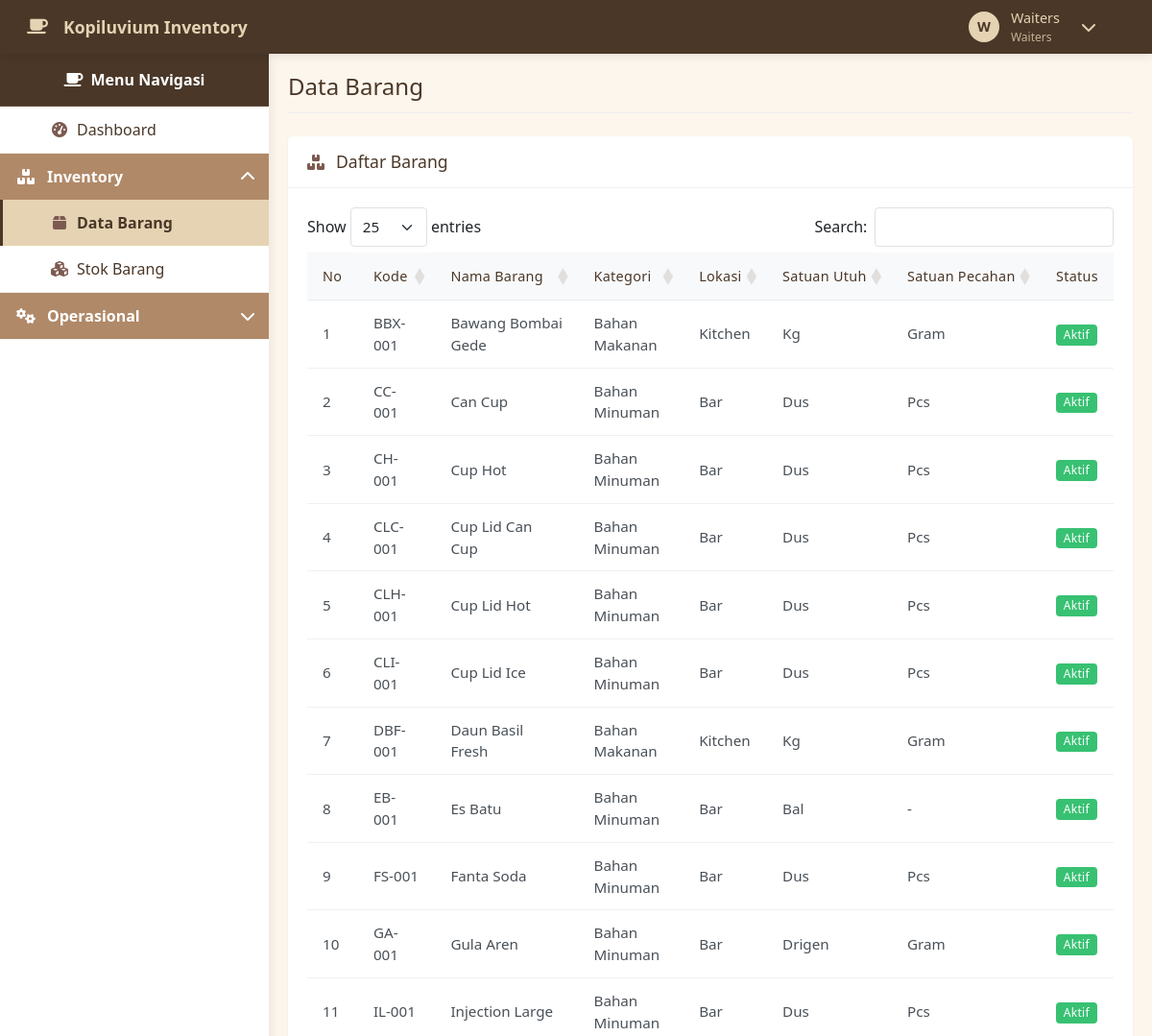
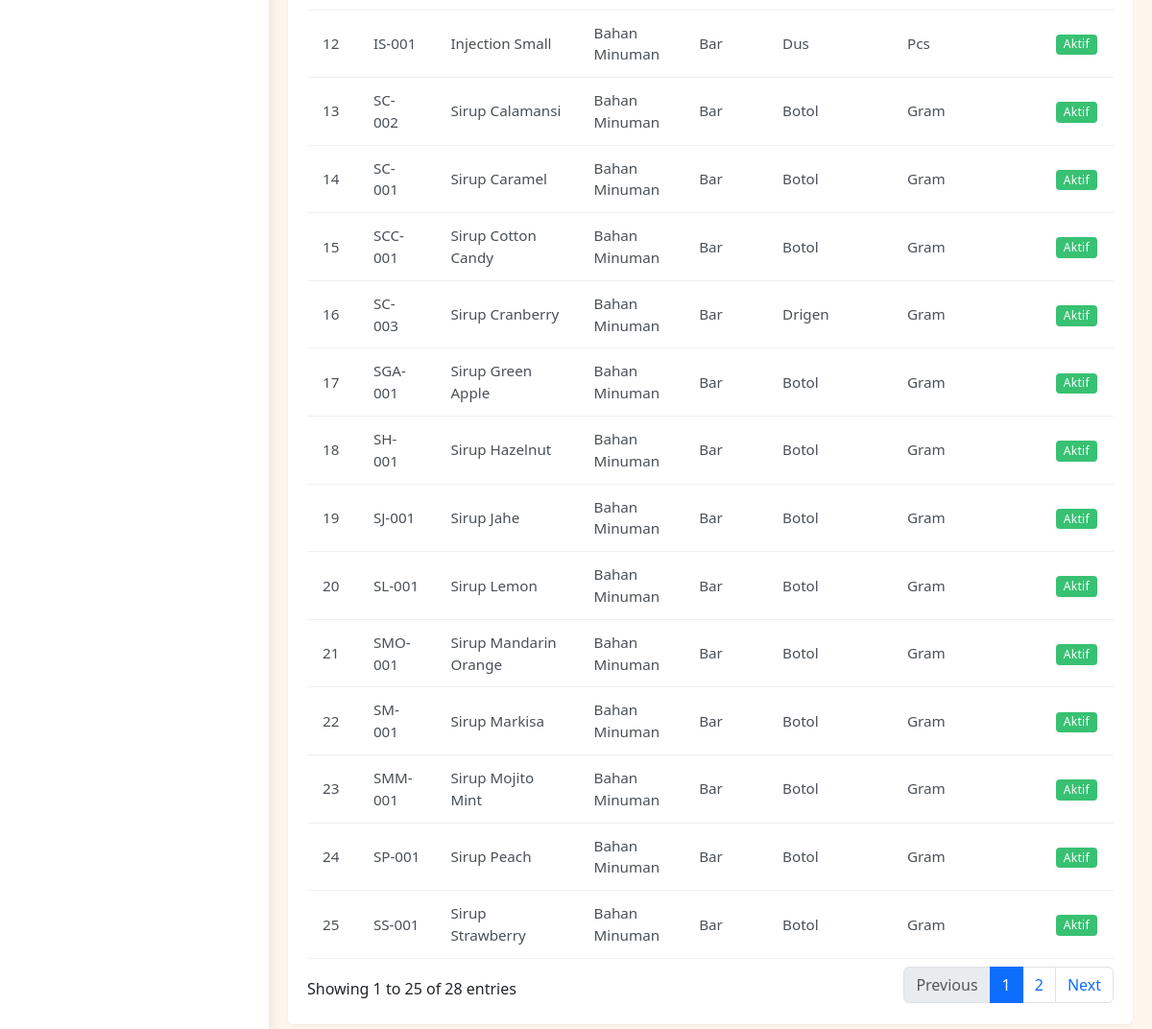
Screenshot of /modules/barang/index.php (signed in) with the database file from the repository (2 pictures, top to bottom).
### tables this page shows
CREATE TABLE `barang` (
  `id` int(11) NOT NULL,
  `kode_barang` varchar(20) DEFAULT NULL,
  `nama_barang` varchar(100) NOT NULL,
  `kategori_id` int(11) NOT NULL,
  `satuan_utuh_id` int(11) NOT NULL,
  `satuan_pecahan_id` int(11) DEFAULT NULL,
  `is_aktif` tinyint(1) DEFAULT 1,
  `created_at` timestamp NOT NULL DEFAULT current_timestamp(),
  `updated_at` timestamp NOT NULL DEFAULT current_timestamp() ON UPDATE current_timestamp()
);

CREATE TABLE `kategori_barang` (
  `id` int(11) NOT NULL,
  `nama_kategori` varchar(50) NOT NULL,
  `lokasi_id` int(11) NOT NULL,
  `deskripsi` text DEFAULT NULL,
  `created_at` timestamp NOT NULL DEFAULT current_timestamp(),
  `updated_at` timestamp NOT NULL DEFAULT current_timestamp() ON UPDATE current_timestamp()
);

CREATE TABLE `satuan` (
  `id` int(11) NOT NULL,
  `nama_satuan` varchar(20) NOT NULL,
  `deskripsi` varchar(100) DEFAULT NULL,
  `created_at` timestamp NOT NULL DEFAULT current_timestamp(),
  `updated_at` timestamp NOT NULL DEFAULT current_timestamp() ON UPDATE current_timestamp()
);

### modules/barang/index.php (the view, shortened to what this page needs)
<?php
$db = new Database();
$conn = $db->getConnection();
$query = "SELECT b.*, k.nama_kategori, su.nama_satuan as satuan_utuh, sp.nama_satuan as satuan_pecahan,
          GROUP_CONCAT(DISTINCT l.nama_lokasi ORDER BY l.nama_lokasi ASC SEPARATOR ', ') as lokasi
          FROM barang b
          LEFT JOIN kategori_barang k ON b.kategori_id = k.id
          LEFT JOIN satuan su ON b.satuan_utuh_id = su.id
          LEFT JOIN satuan sp ON b.satuan_pecahan_id = sp.id
          LEFT JOIN stock s ON b.id = s.barang_id
          LEFT JOIN lokasi l ON s.lokasi_id = l.id
          GROUP BY b.id
          ORDER BY b.nama_barang ASC";
$stmt = $conn->prepare($query);
$stmt->execute();
$barang_list = $stmt->fetchAll(PDO::FETCH_ASSOC);
include '../../includes/header.php';
?>
<div class="page-title">
    <h1>Data Barang</h1>
</div>
<div class="card">
    <div class="card-header">
        <i class="fas fa-boxes"></i>
        <span class="card-title">Daftar Barang</span>
    </div>
    <div class="card-body">
        <div class="table-responsive">
            <table class="table w-100 table-hover <?php echo !empty($barang_list) ? 'datatable' : ''; ?>">
                <thead>
                    <tr>
                        <th width="5%">No</th>
                        <th>Kode</th>
                        <th>Nama Barang</th>
                        <th>Kategori</th>
                        <th>Lokasi</th>
                        <th>Satuan Utuh</th>
                        <th>Satuan Pecahan</th>
                        <th>Status</th>
                    </tr>
                </thead>
                <tbody>
                    <?php $no = 1;
                    foreach ($barang_list as $barang): ?>
                        <tr>
                            <td><?php echo $no++; ?></td>
                            <td><?php echo $barang['kode_barang']; ?></td>
                            <td><?php echo $barang['nama_barang']; ?></td>
                            <td><?php echo $barang['nama_kategori']; ?></td>
                            <td><?php echo $barang['lokasi'] ?: '-'; ?></td>
                            <td><?php echo $barang['satuan_utuh']; ?></td>
                            <td><?php echo $barang['satuan_pecahan'] ?? '-'; ?></td>
                            <td>
                                <?php if ($barang['is_aktif']): ?>
                                    <span class="badge bg-success">Aktif</span>
                                <?php else: ?>
                                    <span class="badge bg-danger">Tidak Aktif</span>
                                <?php endif; ?>
                            </td>
                        </tr>
                    <?php endforeach; ?>
                </tbody>
            </table>
        </div>
    </div>
</div>
<?php include '../../includes/footer.php'; ?>

### includes/header.php (style rules this page uses)
:root { --coffee-dark: #4A3728; --coffee-medium: #7D5A50; --coffee-light: #B08968; --coffee-cream: #E5D3B3; --coffee-bg: #FDF6EC; --sidebar-width: 280px; --header-height: 56px; }
body { min-height: 100vh; display: flex; flex-direction: column; background-color: var(--coffee-bg); color: #333; overflow-x: hidden; }
.table { margin-bottom: 0; font-size: 0.95rem; }
.table thead th { background-color: #f8f9fa; border-bottom: 1px solid #e9ecef; color: var(--coffee-dark); font-weight: 500; padding: 0.85rem 1rem; white-space: nowrap; font-size: 0.9rem; letter-spacing: 0.3px; }
.table tbody td { padding: 0.75rem 1rem; vertical-align: middle; color: #495057; border-bottom: 1px solid #f0f0f0; }
.page-title { margin-bottom: 1.5rem; padding-bottom: 0.75rem; border-bottom: 1px solid #eee; color: var(--coffee-dark); font-weight: 500; display: flex; align-items: center; justify-content: space-between; }
.page-title h1, .page-title h2, .page-title h3 { font-weight: 500; margin: 0; font-size: 1.5rem; }
.card { border: none; box-shadow: 0 1px 3px rgba(0, 0, 0, 0.05); border-radius: 6px; overflow: hidden; margin-bottom: 1.5rem; }
.card-header { background-color: #fff; border-bottom: 1px solid rgba(0, 0, 0, 0.05); padding: 0.85rem 1.25rem; display: flex; align-items: center; }
.card-header i { color: var(--coffee-medium); margin-right: 0.75rem; }
.card-title { color: var(--coffee-dark); font-weight: 500; margin: 0; font-size: 1.1rem; }
.card-body { padding: 1.25rem; }
.badge { padding: 0.4em 0.65em; font-weight: 500; border-radius: 4px; font-size: 0.75rem; letter-spacing: 0.3px; }
.bg-success { background-color: #38c172 !important; }

### rows the page displays
barang: kode_barang "BBX-001", nama_barang "Bawang Bombai Gede", kategori.nama_kategori "Bahan Makanan", lokasi "Kitchen", satuan_utuh.nama_satuan "Kg", satuan_pecahan.nama_satuan "Gram", is_aktif "Aktif"
barang: kode_barang "CC-001", nama_barang "Can Cup", kategori.nama_kategori "Bahan Minuman", lokasi "Bar", satuan_utuh.nama_satuan "Dus", satuan_pecahan.nama_satuan "Pcs", is_aktif "Aktif"
barang: kode_barang "CH-001", nama_barang "Cup Hot", kategori.nama_kategori "Bahan Minuman", lokasi "Bar", satuan_utuh.nama_satuan "Dus", satuan_pecahan.nama_satuan "Pcs", is_aktif "Aktif"
barang: kode_barang "CLC-001", nama_barang "Cup Lid Can Cup", kategori.nama_kategori "Bahan Minuman", lokasi "Bar", satuan_utuh.nama_satuan "Dus", satuan_pecahan.nama_satuan "Pcs", is_aktif "Aktif"
barang: kode_barang "CLH-001", nama_barang "Cup Lid Hot", kategori.nama_kategori "Bahan Minuman", lokasi "Bar", satuan_utuh.nama_satuan "Dus", satuan_pecahan.nama_satuan "Pcs", is_aktif "Aktif"
barang: kode_barang "CLI-001", nama_barang "Cup Lid Ice", kategori.nama_kategori "Bahan Minuman", lokasi "Bar", satuan_utuh.nama_satuan "Dus", satuan_pecahan.nama_satuan "Pcs", is_aktif "Aktif"
barang: kode_barang "DBF-001", nama_barang "Daun Basil Fresh", kategori.nama_kategori "Bahan Makanan", lokasi "Kitchen", satuan_utuh.nama_satuan "Kg", satuan_pecahan.nama_satuan "Gram", is_aktif "Aktif"
barang: kode_barang "EB-001", nama_barang "Es Batu", kategori.nama_kategori "Bahan Minuman", lokasi "Bar", satuan_utuh.nama_satuan "Bal", satuan_pecahan "-", is_aktif "Aktif"
barang: kode_barang "FS-001", nama_barang "Fanta Soda", kategori.nama_kategori "Bahan Minuman", lokasi "Bar", satuan_utuh.nama_satuan "Dus", satuan_pecahan.nama_satuan "Pcs", is_aktif "Aktif"
barang: kode_barang "GA-001", nama_barang "Gula Aren", kategori.nama_kategori "Bahan Minuman", lokasi "Bar", satuan_utuh.nama_satuan "Drigen", satuan_pecahan.nama_satuan "Gram", is_aktif "Aktif"
barang: kode_barang "IL-001", nama_barang "Injection Large", kategori.nama_kategori "Bahan Minuman", lokasi "Bar", satuan_utuh.nama_satuan "Dus", satuan_pecahan.nama_satuan "Pcs", is_aktif "Aktif"
barang: kode_barang "IS-001", nama_barang "Injection Small", kategori.nama_kategori "Bahan Minuman", lokasi "Bar", satuan_utuh.nama_satuan "Dus", satuan_pecahan.nama_satuan "Pcs", is_aktif "Aktif"
barang: kode_barang "SC-002", nama_barang "Sirup Calamansi", kategori.nama_kategori "Bahan Minuman", lokasi "Bar", satuan_utuh.nama_satuan "Botol", satuan_pecahan.nama_satuan "Gram", is_aktif "Aktif"
barang: kode_barang "SC-001", nama_barang "Sirup Caramel", kategori.nama_kategori "Bahan Minuman", lokasi "Bar", satuan_utuh.nama_satuan "Botol", satuan_pecahan.nama_satuan "Gram", is_aktif "Aktif"
barang: kode_barang "SCC-001", nama_barang "Sirup Cotton Candy", kategori.nama_kategori "Bahan Minuman", lokasi "Bar", satuan_utuh.nama_satuan "Botol", satuan_pecahan.nama_satuan "Gram", is_aktif "Aktif"
barang: kode_barang "SC-003", nama_barang "Sirup Cranberry", kategori.nama_kategori "Bahan Minuman", lokasi "Bar", satuan_utuh.nama_satuan "Drigen", satuan_pecahan.nama_satuan "Gram", is_aktif "Aktif"
barang: kode_barang "SGA-001", nama_barang "Sirup Green Apple", kategori.nama_kategori "Bahan Minuman", lokasi "Bar", satuan_utuh.nama_satuan "Botol", satuan_pecahan.nama_satuan "Gram", is_aktif "Aktif"
barang: kode_barang "SH-001", nama_barang "Sirup Hazelnut", kategori.nama_kategori "Bahan Minuman", lokasi "Bar", satuan_utuh.nama_satuan "Botol", satuan_pecahan.nama_satuan "Gram", is_aktif "Aktif"
barang: kode_barang "SJ-001", nama_barang "Sirup Jahe", kategori.nama_kategori "Bahan Minuman", lokasi "Bar", satuan_utuh.nama_satuan "Botol", satuan_pecahan.nama_satuan "Gram", is_aktif "Aktif"
barang: kode_barang "SL-001", nama_barang "Sirup Lemon", kategori.nama_kategori "Bahan Minuman", lokasi "Bar", satuan_utuh.nama_satuan "Botol", satuan_pecahan.nama_satuan "Gram", is_aktif "Aktif"
barang: kode_barang "SMO-001", nama_barang "Sirup Mandarin Orange", kategori.nama_kategori "Bahan Minuman", lokasi "Bar", satuan_utuh.nama_satuan "Botol", satuan_pecahan.nama_satuan "Gram", is_aktif "Aktif"
barang: kode_barang "SM-001", nama_barang "Sirup Markisa", kategori.nama_kategori "Bahan Minuman", lokasi "Bar", satuan_utuh.nama_satuan "Botol", satuan_pecahan.nama_satuan "Gram", is_aktif "Aktif"
barang: kode_barang "SMM-001", nama_barang "Sirup Mojito Mint", kategori.nama_kategori "Bahan Minuman", lokasi "Bar", satuan_utuh.nama_satuan "Botol", satuan_pecahan.nama_satuan "Gram", is_aktif "Aktif"
barang: kode_barang "SP-001", nama_barang "Sirup Peach", kategori.nama_kategori "Bahan Minuman", lokasi "Bar", satuan_utuh.nama_satuan "Botol", satuan_pecahan.nama_satuan "Gram", is_aktif "Aktif"
barang: kode_barang "SS-001", nama_barang "Sirup Strawberry", kategori.nama_kategori "Bahan Minuman", lokasi "Bar", satuan_utuh.nama_satuan "Botol", satuan_pecahan.nama_satuan "Gram", is_aktif "Aktif"

### other values shown
substr($_SESSION['nama_lengkap'], 0, 1) "W"
$_SESSION['nama_lengkap'] "Waiters"
$role_display[$_SESSION['role']] "Waiters"
